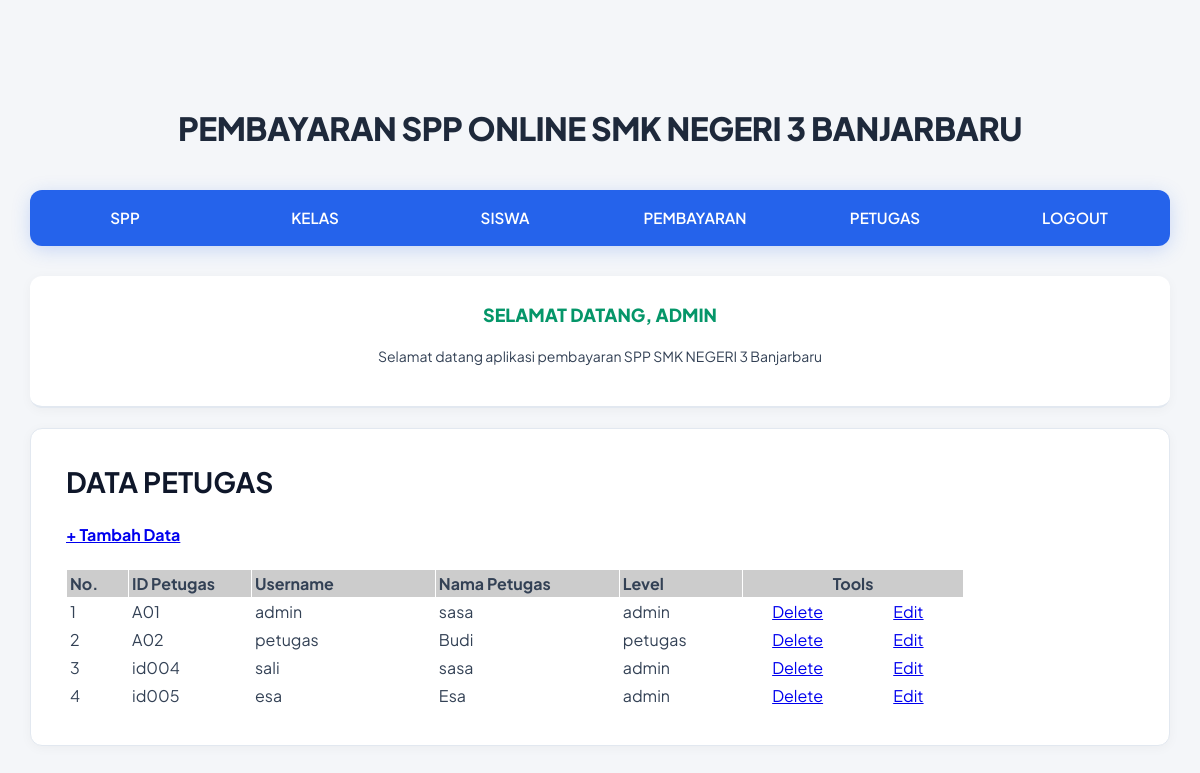
The app's page /admin/halaman_admin.php?open=data_petugas (signed in) with its own data.
### tables this page shows
CREATE TABLE `petugas` (
  `id_petugas` varchar(5) NOT NULL,
  `username` varchar(25) NOT NULL,
  `password` varchar(32) NOT NULL,
  `nama_petugas` varchar(35) NOT NULL,
  `level` enum('admin','petugas','','') NOT NULL
);

### admin/data_petugas.php (the view)
<?php
include_once "../src/koneksi.php";
?>
<h1><b>DATA PETUGAS </b></h1>
<h4> <a href="?open=tambah_petugas">+ Tambah Data</a> </h3>
<table cellspacing="1" cellpadding="3">
  <tr>
    <td width="5%" bgcolor="#CCCCCC"><b>No.</b></td>
    <td width="10%" bgcolor="#CCCCCC"><b>ID Petugas</b></td>
    <td width="15%" bgcolor="#CCCCCC"><b>Username</b></td>
    <td width="15%" bgcolor="#CCCCCC"><b>Nama Petugas </b></td>
    <td width="10%" bgcolor="#CCCCCC"><b>Level</b></td>
    <td colspan="2" align="center" bgcolor="#CCCCCC"><b>Tools</b></td>
  </tr>
<?php
$sql = mysqli_query($koneksi, "SELECT * FROM petugas order by id_petugas ASC");
$nomor = 0;
while ($data = mysqli_fetch_array($sql)) {
    $nomor++;
?>
<tr>
    <td><?php echo $nomor; ?> </td>
    <td><?php echo $data['id_petugas']; ?> </td>
    <td><?php echo $data['username']; ?> </td>
    <td><?php echo $data['nama_petugas']; ?> </td>
    <td><?php echo $data['level']; ?> </td>
    <td width="9%" align="center"><a href="?open=hapus_petugas&id_petugas=<?php echo $data['id_petugas']; ?>"
      target="_self" onclick="return confirm('YAKIN INGIN MENGHAPUS DATA PETUGAS INI ... ?')"> Delete</a></td>
    <td width="9%" align="center"><a href="?open=edit_petugas&id_petugas=<?php echo $data['id_petugas'] ?>"
      target="_self">Edit</a></td>
  </tr>
<?php } ?>
</table>

### src/style.css (style rules this page uses)
* { box-sizing: border-box; }
body { background-color: #f4f6f9; margin: 0; font-family: 'Plus Jakarta Sans', -apple-system, BlinkMacSystemFont, sans-serif; color: #334155; line-height: 1.6; }
.conteudo h1 { padding: 0; margin: 0 0 16px; font-weight: 700; color: #0f172a; font-size: 1.75rem; line-height: 1.3; }

### records on screen
petugas: id_petugas "A01", username "admin", nama_petugas "sasa", level "admin"
petugas: id_petugas "A02", username "petugas", nama_petugas "Budi", level "petugas"
petugas: id_petugas "id004", username "sali", nama_petugas "sasa", level "admin"
petugas: id_petugas "id005", username "esa", nama_petugas "Esa", level "admin"

### other values on screen
$_SESSION['username'] "ADMIN"
